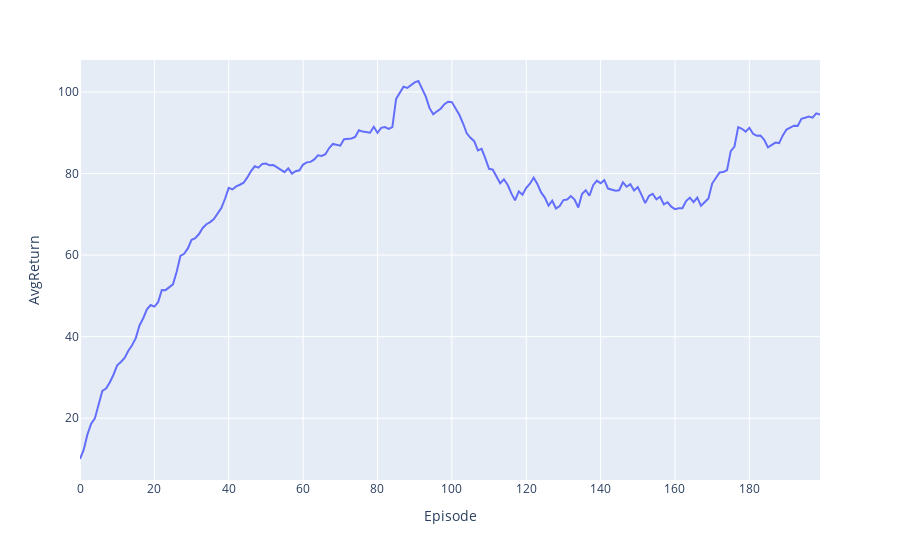

This figure's notebook cell:
### Code cell
fig = px.line(df, x="Episode", y="AvgReturn")
fig.show()

### Figure 1 — Plotly figure (JSON) as saved in the notebook; plotly's stock layout.template omitted (floating-point values rounded to 4 significant figures; data arrays with more than 128 entries replaced by an {"elided": "..."} marker saying what was removed)
{"data": [{"hovertemplate": "Episode=%{x}<br>AvgReturn=%{y}<extra></extra>", "legendgroup": "", "line": {"color": "#636efa", "dash": "solid"}, "marker": {"symbol": "circle"}, "mode": "lines", "name": "", "orientation": "v", "showlegend": false, "type": "scatter", "x": {"elided": "200 int values"}, "xaxis": "x", "y": {"elided": "200 float values"}, "yaxis": "y"}], "layout": {"legend": {"tracegroupgap": 0}, "margin": {"t": 60}, "xaxis": {"anchor": "y", "domain": [0, 1], "title": {"text": "Episode"}}, "yaxis": {"anchor": "x", "domain": [0, 1], "title": {"text": "AvgReturn"}}}}
